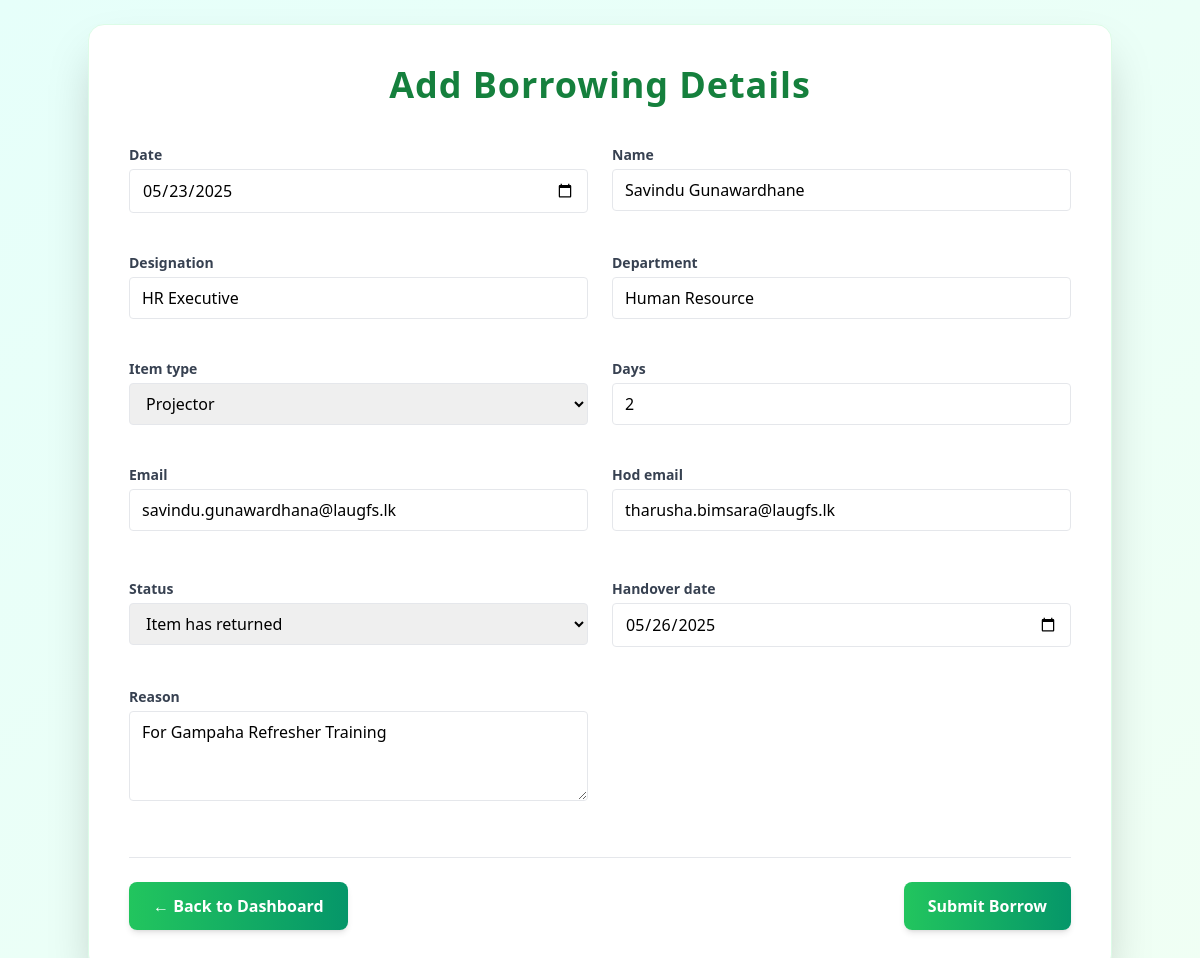
Screenshot of /borrow/edit/35/ (signed in) with the database file from the repository.
### tracking/models.py (models this page shows, shortened)
class Borrow(models.Model):
    STATUS_CHOICES = [
        ('Pending', 'Pending'),
        ('Returned', 'Item has returned'),
    ]
    date = models.DateField()
    name = models.CharField(max_length=100)
    designation = models.CharField(max_length=100)
    department = models.CharField(max_length=100)
    item_type = models.CharField(max_length=50)
    days = models.PositiveIntegerField()
    email = models.EmailField()
    hod_email = models.EmailField(blank=True, null=True)
    status = models.CharField(max_length=20, choices=STATUS_CHOICES, default='Pending')
    handover_date = models.DateField(blank=True, null=True)
    created_by = models.ForeignKey(User, on_delete=models.SET_NULL, null=True, blank=True, related_name='borrows')
    reason = models.TextField()

### tracking/views.py (the view)
# urls.py: path('borrow/edit/<int:pk>/', views.edit_borrow, name='edit_borrow'),
@login_required
def edit_borrow(request, pk):
    borrow = get_object_or_404(Borrow, pk=pk)
    if request.method == 'POST':
        form = BorrowForm(request.POST, instance=borrow)
        if form.is_valid():
            form.save()
            return redirect('borrow_report')
    else:
        form = BorrowForm(instance=borrow)
    return render(request, 'tracking/edit_borrow.html', {'form': form})

### tracking/templates/tracking/edit_borrow.html (shortened to what this page needs)
{% load static %}
<!DOCTYPE html>
<html lang="en">
<head>
  <script src="https://cdn.tailwindcss.com"></script>
</head>
<body class="min-h-screen flex items-center justify-center p-6">
  <div class="w-full max-w-5xl bg-white p-10 rounded-2xl shadow-2xl border border-green-100">
    <h1 class="text-3xl md:text-4xl font-extrabold text-center text-green-700 mb-10 tracking-wide">
      Add Borrowing Details
    </h1>
    <form method="post" class="grid grid-cols-1 md:grid-cols-2 gap-6 animate-fade-in">
      {% for field in form %}
        <div class="flex flex-col {% if field.name == 'email' %}mb-6{% else %}mb-4{% endif %}">
          <label for="{{ field.id_for_label }}" class="mb-1 text-sm font-semibold text-gray-700">
            {{ field.label }}
          </label>
          {{ field }}
        </div>
      {% endfor %}
      <div class="col-span-full flex justify-between items-center pt-6 border-t border-gray-200 mt-4">
        <a href="{% url 'dashboard' %}" class="bg-gradient-to-r from-green-500 to-emerald-600 text-white px-6 py-3 rounded-lg font-semibold shadow-md hover:shadow-xl transition transform hover:-translate-y-0.5">
          ← Back to Dashboard
        </a>
        <button type="submit"
                class="bg-gradient-to-r from-green-500 to-emerald-600 text-white px-6 py-3 rounded-lg font-semibold shadow-md hover:shadow-xl transition transform hover:-translate-y-0.5">
          Submit Borrow
        </button>
      </div>
    </form>
  </div>
</body>
</html>

### tracking/templates/tracking/edit_borrow.html (style rules this page uses)
body { background: linear-gradient(to bottom right, #e6fffa, #f0fff4); }
.animate-fade-in { animation: fadeIn 0.8s ease-out both; }

### rows the page displays
Borrow: form "05/23/2025" "Savindu Gunawardhane" "HR Executive" "Human Resource" "Projector" "2" "savindu.gunawardhana@laugfs.lk" "tharusha.bimsara@laugfs.lk" "Item has returned" "05/26/2025" "For Gampaha Refresher Training"

### other values shown
{{ field.label }} "Date" "Name" "Designation" "Department" "Item type" "Days" "Email" "Hod email" "Status" "Handover date" "Reason"
